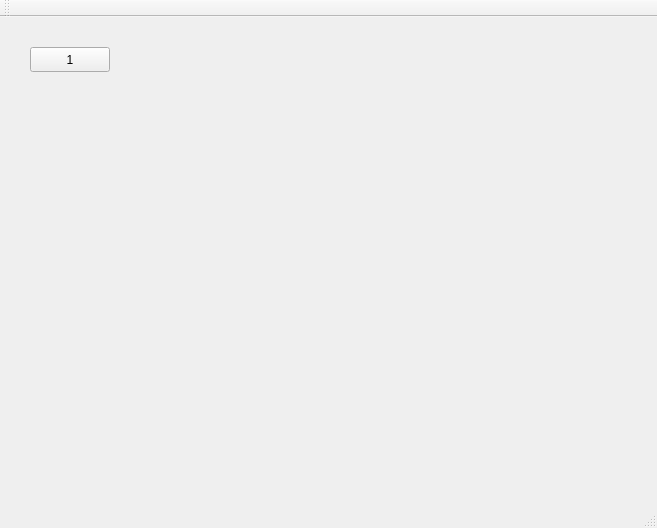
<?xml version="1.0" encoding="UTF-8"?>
<ui version="4.0">
 <class>MainWindow</class>
 <widget class="QMainWindow" name="MainWindow">
  <property name="geometry">
   <rect>
    <x>0</x>
    <y>0</y>
    <width>657</width>
    <height>528</height>
   </rect>
  </property>
  <property name="windowTitle">
   <string>MainWindow</string>
  </property>
  <widget class="QWidget" name="centralWidget">
   <widget class="QPushButton" name="pushButton">
    <property name="geometry">
     <rect>
      <x>30</x>
      <y>30</y>
      <width>80</width>
      <height>25</height>
     </rect>
    </property>
    <property name="text">
     <string>1</string>
    </property>
   </widget>
  </widget>
  <widget class="QMenuBar" name="menuBar">
   <property name="geometry">
    <rect>
     <x>0</x>
     <y>0</y>
     <width>657</width>
     <height>25</height>
    </rect>
   </property>
  </widget>
  <widget class="QToolBar" name="mainToolBar">
   <attribute name="toolBarArea">
    <enum>TopToolBarArea</enum>
   </attribute>
   <attribute name="toolBarBreak">
    <bool>false</bool>
   </attribute>
  </widget>
  <widget class="QStatusBar" name="statusBar"/>
 </widget>
 <layoutdefault spacing="6" margin="11"/>
 <resources/>
 <connections/>
</ui>
